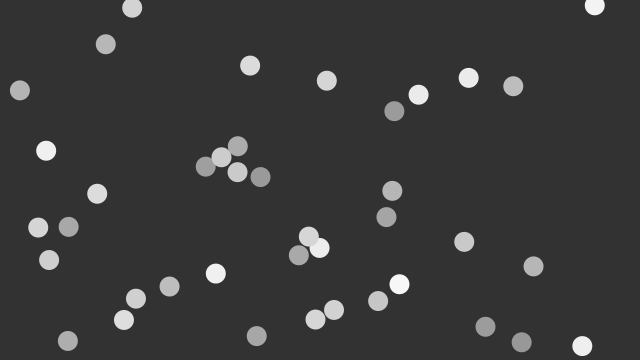
Frame 1 (no input)
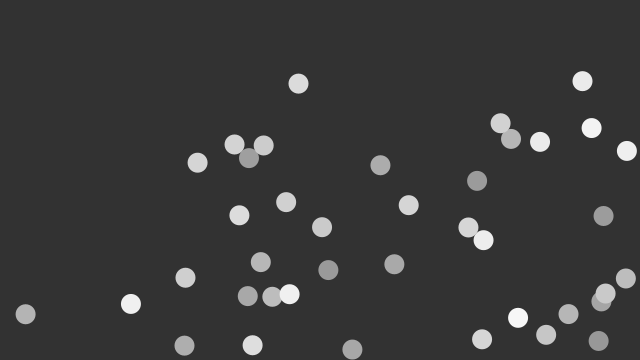
Frame 60 (the mouse pressed at the canvas centre just before this capture)
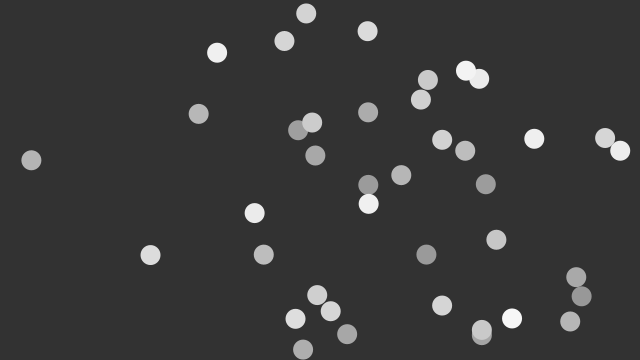
Frame 120 (the mouse held since frame 60 and released just before this capture)

The Processing sketch that drew these frames (run headless with seeded random() and noise(); from frame 60 on, the mouse is pressed at the canvas centre):

// Processing sketch: simulation_02_2collision02_1
// ── simulation_02_2collision02_1.pde
/*
physics simulation

n-particle collide at xy-plain using object
- exchange velocity
- in gravity

created 2016.09.23.
by Wool(wool@wool.pe.kr)

ref : https://www.processing.org/examples/circlecollision.html
      https://www.processing.org/tutorials/objects/
      https://www.processing.org/examples/bouncybubbles.html
*/

//PVector gravity_a;

int numBalls = 40;

Ball[] balls = new Ball[numBalls];


void setup() 
{
  size(640, 360);
  
  //gravity_a = new PVector(0,1);
  
  for(int i = 0; i < numBalls; i++) {
    balls[i] = new Ball(random(width),random(height),random(0,5),random(0,5),random(150,250), i);
  }
}

void draw() 
{
  background(50);
  
  for(Ball ball : balls) {
    ball.checkCollide();
    ball.checkBoundary();
    ball.update();
    ball.display();
  }
}

class Ball {
  PVector position;
  PVector velocity;
  
  float r;
  float mass;
  int id;
  float ballColor;
  
  Ball(float x, float y, float vx, float vy, float ballColorin, int idin) {
    position = new PVector(x, y);
    velocity = new PVector(vx, vy);
    r = 10;
    ballColor = ballColorin;
    id = idin;
  }
  
  
  
  void update(){
    //balls[id].velocity.add(gravity_a);
    balls[id].position.add(balls[id].velocity);
  }
  
  void checkCollide() {
    for(int i = id+1; i < numBalls; i++) {
      PVector temp_vel = new PVector();
      float temp_dist;
      
      temp_dist = PVector.dist(balls[id].position, balls[i].position);
      
      //exchage velocity
      if(temp_dist < (balls[id].r + balls[i].r) ) {
        temp_vel = balls[id].velocity.copy();
        balls[id].velocity = balls[i].velocity.copy();
        balls[i].velocity = temp_vel.copy();
      }
    }
  }
  
  void checkBoundary() {
    if(balls[id].position.x > width - balls[id].r) {
      balls[id].position.x = width - balls[id].r;
      balls[id].velocity.x *= -1;
    }
    else if(balls[id].position.x < balls[id].r) {
      balls[id].position.x = r;
      balls[id].velocity.x *= -1;
    }
    if(balls[id].position.y > height - balls[id].r) {
      balls[id].position.y = height - balls[id].r;
      balls[id].velocity.y *= -1;
    }
    else if(balls[id].position.y < balls[id].r) {
      balls[id].position.y = balls[id].r;
      balls[id].velocity.y *= -1;
    }
  }
  
  void display() {
    noStroke();
    fill(balls[id].ballColor);
    ellipse(balls[id].position.x, balls[id].position.y, balls[id].r*2, balls[id].r*2);
  }
}
